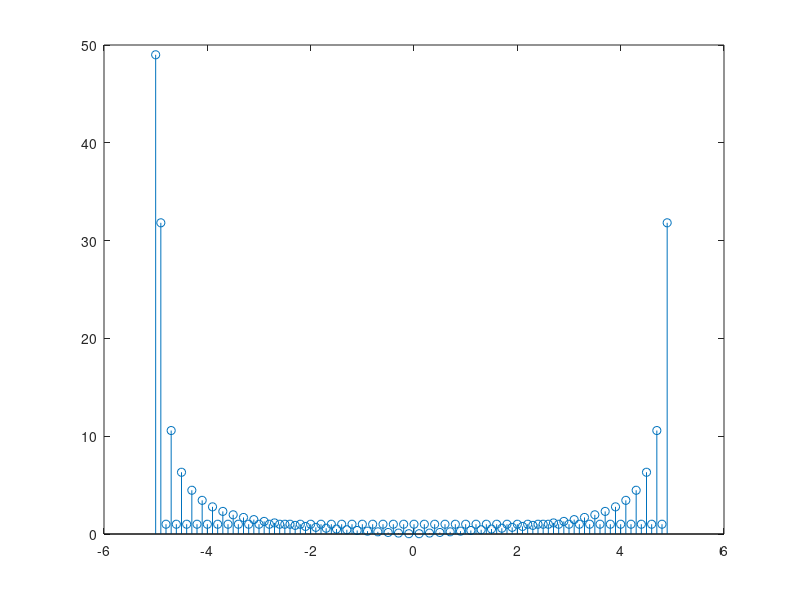

This chart was generated by the following MATLAB code:
% Sampling
% Author: Danilo Pena

n = 1e-1;
T = 10;
%t = -pi:n:pi;
t = -T/2:n:(T/2)-n;

%x = square(t+pi/2,50);
x = abs(t)<2.5;
f = fft(x);
ta = 1/n;
N = length(t);

w = (-1/(2*n)):(1/T):(1/(2*n))-(1/T);

plot(t,x)
stem(w,abs(f))